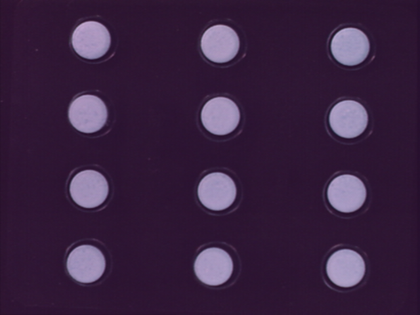
%> input picture S5/Blispac1.tif, 420 x 315 px, shrunk from 640 x 480 before the run
$ octave --eval "result = exercici3(imread('Blispac1.tif'));"   (GNU Octave 9; MATLAB toolbox functions it lacks are replaced by stand-ins)
%> lines starting %> are read from the running program, lines starting %| are printed output that depends on the picture; in (x1, y1, x2, y2) boxes, pixels count from 0 and x2, y2 are one past the last pixel; in counts of white or black regions, pixels touching at a corner belong together; the program's own positions count from 1
function RGB = exercici3(I)
    rows = size(I,1);
%> rows = 315
    cols = size(I,2);
%> cols = 420
    total = rows*cols;
%> total = 132300

    % Aplicaremos kmeans segun el color (HUE) de cada pixel.

    HSV = rgb2hsv(I);
%> HSV: size 315x420x3 double; mean H, S, V 0.796, 0.531, 0.254
    Hue = HSV(:,:,1);
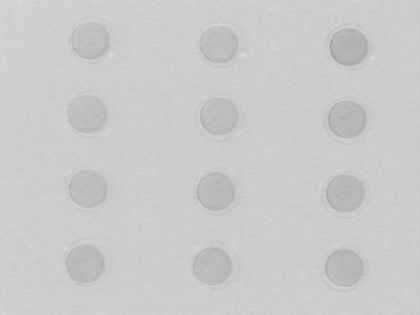
%> Hue: size 315x420 double; min 0.631, max 0.859, mean 0.796

    % Transformamos el color a cordenadas espaciales para que haya similut
    % entre valores del HUE cercanos a 0 y 360 grados (ya que es ciclico) y
    % que de este modo kmeans los interprete como colores parecidos.

    F = zeros(total, 2);
    pos=1;
    for i = 1:rows
        for j= 1:cols
            F(pos,1)= cos(Hue(i,j));
            F(pos,2)= sin(Hue(i,j));
            pos= pos + 1;
        end
    end
%> after the loop, pos = 132301

    ret = kmeans(F,4);

    % Binarizamos cada cluster en una imagen distinta.

    Res1 = zeros(rows,cols);
    Res2 = zeros(rows,cols);
    Res3 = zeros(rows,cols);
    Res4 = zeros(rows,cols);

    pos = 1;
    for i = 1:rows
        for j= 1:cols
            switch ret(pos)
                case 1
                    Res1(i,j) = 255;
                case 2
                    Res2(i,j) = 255;
                case 3
                    Res3(i,j) = 255;
                case 4
                    Res4(i,j) = 255;
            end
            pos= pos + 1;
        end
    end
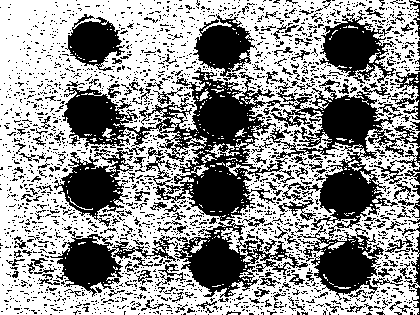
%> Res1: size 315x420 double; 58.4% white; 2379 black regions (2191 under 20 px), largest, box (x1, y1, x2, y2) and area: (62, 67, 420, 300) 25997, (50, 234, 176, 297) 2831, (54, 148, 134, 227) 2753
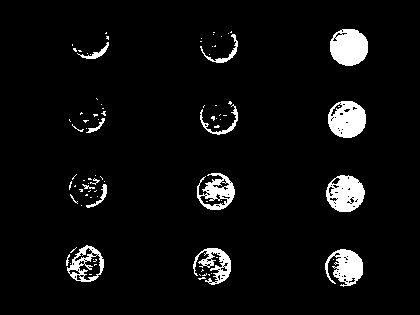
%> Res2: size 315x420 double; 5.3% white; 86 white regions (70 under 20 px), largest, box (x1, y1, x2, y2) and area: (330, 29, 368, 66) 1111, (328, 101, 366, 138) 1058, (326, 175, 365, 212) 1006
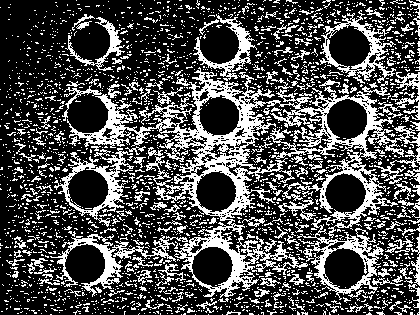
%> Res3: size 315x420 double; 30.3% white in thin lines or dots
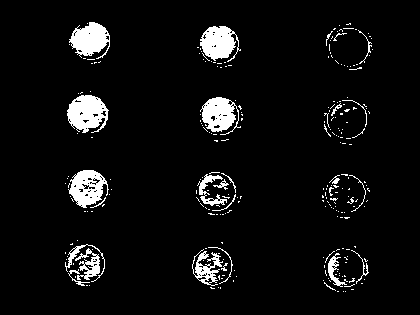
%> Res4: size 315x420 double; 5.9% white; 256 white regions (229 under 20 px), largest, box (x1, y1, x2, y2) and area: (67, 95, 109, 133) 1090, (69, 22, 110, 59) 958, (200, 26, 241, 62) 943

    % Obtenemos la CC de cada cluster

    CC1 = bwconncomp(Res1,4);
%> CC1 = 871 connected components
    CC2 = bwconncomp(Res2,4);
%> CC2 = 137 connected components
    CC3 = bwconncomp(Res3,4);
%> CC3 = 3937 connected components
    CC4 = bwconncomp(Res4,4);
%> CC4 = 540 connected components

    % Obtener la CC mas grande de cada cluster.

    pixel1 = CC1.PixelIdxList;
%> pixel1 = 871 items
    max1 = 0;
    for i = 1:size(pixel1,2)
        AUX = cell2mat(pixel1(1,i));
        aux = size(AUX,1);
        if aux > max1
            max1 = aux;
            MAX1 = AUX;
        end
    end
%> this loop made 871 passes
%> (aux, max1) on pass 1: (73105, 73105)
%> (AUX, aux) on passes 2 to 7: ([5294; 5295; 5609; 5296; 5610; 5924; 5611; 5925], 8), (9121, 1), ([9294; 9609], 2), (10586, 1), (10665, 1), ([11605; 11920; 12235; 12550; 12551], 5)

    pixel2 = CC2.PixelIdxList;
%> pixel2 = 137 items
    max2 = 0;
    for i = 1:size(pixel2,2)
        AUX = cell2mat(pixel2(1,i));
        aux = size(AUX,1);
        if aux > max2
            max2 = aux;
            MAX2 = AUX;
        end
    end
%> this loop made 137 passes
%> (aux, max2) on passes 1 to 2: (23, 23), (524, 524)
%> (AUX, aux) on passes 3, 5, 7, 8, 9, 10: ([21855; 21856], 2), (22172, 1), ([22303; 22618; 22617; 22932; 22931; 23246; 23245; 23560], 8), (22314, 1), ([22725; 22726], 2), ([22805; 22806], 2)
%> after the loop, MAX2 = 1111 values, max 115658 at index 1090, min 103992 at index 1, mean 109885.2; max2 = 1111
    pixel3 = CC3.PixelIdxList;
%> pixel3 = 3937 items
    max3 = 0;
    for i = 1:size(pixel3,2)
        AUX = cell2mat(pixel3(1,i));
        aux = size(AUX,1);
        if aux > max3
            max3 = aux;
            MAX3 = AUX;
        end
    end
%> this loop made 3937 passes
%> (AUX, aux, max3, MAX3) on pass 1: (8, 1, 1, 8)
%> (aux, max3, MAX3) on passes 3, 5, 25: (2, 2, [126; 127]), (7, 7, [170; 485; 484; 800; 483; 799; 798]), (10, 10, [1386; 1701; 1702; 2017; 2018; 2019; 2333; 2334; 2648; 2649])
%> after the loop, MAX3 = 4900 values, max 86752 at index 4237, min 49018 at index 1, mean 69483.7; max3 = 4900
    pixel4 = CC4.PixelIdxList;
%> pixel4 = 540 items
    max4 = 0;
    for i = 1:size(pixel4,2)
        AUX = cell2mat(pixel4(1,i));
        aux = size(AUX,1);
        if aux > max4
            max4 = aux;
            MAX4 = AUX;
        end
    end
%> this loop made 540 passes
%> (AUX, aux, max4, MAX4) on pass 1: (20659, 1, 1, 20659)
%> (aux, max4, MAX4) on pass 2: (2, 2, [20728; 20729])
%> after the loop, MAX4 = 1080 values, max 34131 at index 966, min 21216 at index 1, mean 27419.1

    % Pintar cada CC de un color distinto.

    RGB = zeros(rows,cols,3);
    for k = 1:size(MAX1)
        i = uint32(mod(MAX1(k),rows));
        if i == 0
            i = rows;
        end
        j = uint32(MAX1(k)/rows) + 1;
        RGB(i,j,1) = 255;
        RGB(i,j,2) = 0;
        RGB(i,j,3) = 0;
    end
%> this loop made 73105 passes
%> j on passes 1 to 3: 1, 1, 2
    for k = 1:size(MAX2)
        i = uint32(mod(MAX2(k),rows));
        if i == 0
            i = rows;
        end
        j = uint32(MAX2(k)/rows) + 1;
        RGB(i,j,1) = 255;
        RGB(i,j,2) = 0;
        RGB(i,j,3) = 255;
    end
%> this loop made 1111 passes
%> j on passes 1 to 3: 331, 331, 332
%> RGB: size 315x421x3 double; mean R, G, B 142.7, 0, 2.1
    for k = 1:size(MAX3)
        i = uint32(mod(MAX3(k),rows));
        if i == 0
            i = rows;
        end
        j = uint32(MAX3(k)/rows) + 1;
        RGB(i,j,1) = 0;
        RGB(i,j,2) = 255;
        RGB(i,j,3) = 255;
    end
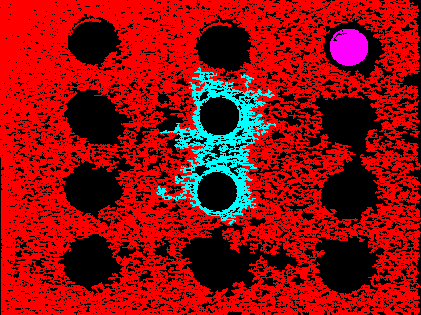
%> RGB: size 315x421x3 double; mean R, G, B 142.7, 9.4, 11.6
    for k = 1:size(MAX4)
        i = uint32(mod(MAX4(k),rows));
        if i == 0
            i = rows;
        end
        j = uint32(MAX4(k)/rows) + 1;
        RGB(i,j,1) = 255;
        RGB(i,j,2) = 255;
        RGB(i,j,3) = 0;
    end
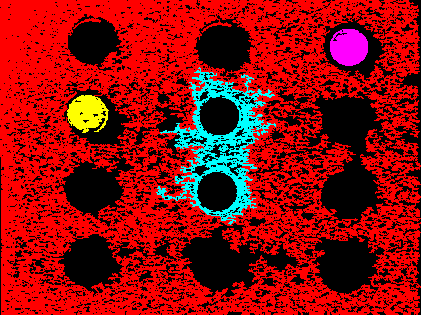
%> RGB: size 315x421x3 double; 0.81% of pixels changed, all inside (x1, y1, x2, y2) = (67, 95, 109, 133)

end
